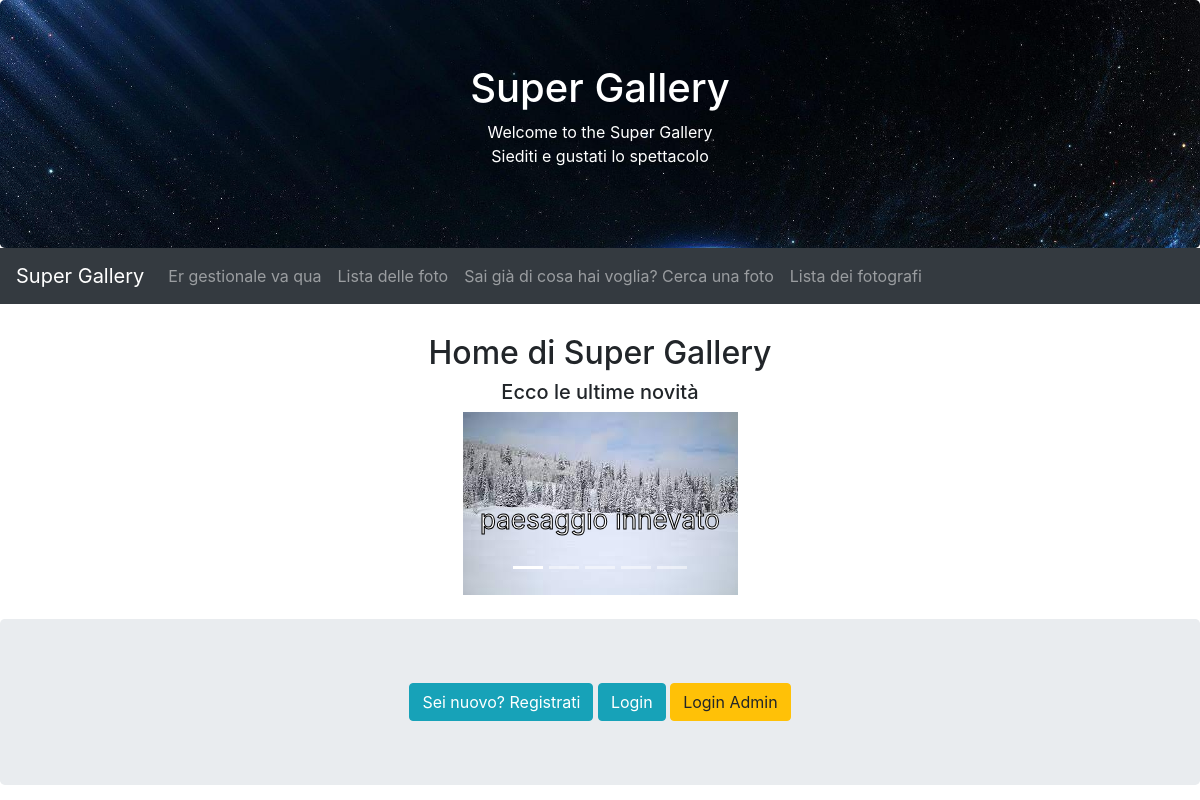
The page / on the database its author committed.
### APPfoto/models.py (models this page shows, shortened)
class Foto(models.Model):
    COLOUR_CHOICES = [
        ("Black", "Black"),
        ("Dark Blue", "Dark Blue"),
        ("Green", "Green"),
        ("Grey", "Grey"),
        ("Light Blue", "Light Blue"),
        ("Orange", "Orange"),
        ("Pink", "Pink"),
        ("Purple", "Purple"),
        ("Red", "Red"),
        ("White", "White"),
        ("Yellow", "Yellow"),
    ]
    name = models.CharField(max_length=50, default="No name Given")
    main_colour = models.CharField(max_length=100, choices=COLOUR_CHOICES)
    landscape = models.BooleanField()
    actual_photo = models.ImageField(upload_to='uploads/')
    artist = models.ForeignKey(User, on_delete=models.CASCADE, default=0)
    price = models.DecimalField(verbose_name="prezzo", max_digits=5, decimal_places=2, default=0.00)
    creation_date = models.DateTimeField(auto_now_add=True)

### foto_commerce/views.py (the view)
# urls.py: 2. Add a URL to urlpatterns:  path('', views.home, name='home')
def home(request):
    recent_photos = Foto.objects.order_by('-creation_date')[:5]  # 5 FOTO PIÙ NUOVE NEL CAROSELLO
    context = {'recent_photos': recent_photos}
    return render(request, 'home.html', context)

### foto_commerce/templates/home.html (shortened to what this page needs)
{% extends 'base.html' %}
{% load static %}
{% block header1 %}
  <h1>Super Gallery</h1>
  <p>Welcome to the Super Gallery
    <br>
    Siediti e gustati lo spettacolo </p>
{% endblock %}
{% block content %}
<h2>Home di Super Gallery</h2>
<h5>Ecco le ultime novità </h5>
<div id="recent-photos-carousel" class="carousel slide" data-ride="carousel">
  <ol class="carousel-indicators">
    {% for foto in recent_photos %}
    <li data-target="#recent-photos-carousel" data-slide-to="{{ forloop.counter0 }}" {% if forloop.first %}class="active"{% endif %}></li>
    {% endfor %}
  </ol>
  <div class="carousel-inner">
    {% for foto in recent_photos %}
    <div class="carousel-item {% if forloop.first %}active{% endif %}">
      <img src="media/{{ foto.actual_photo }}" alt="{{ foto.name }}">
      <div class="carousel-caption">
      <p style="color: white; -webkit-text-stroke: 1px black; text-stroke: 0px black; font-size: 26px;">{{ foto.name }}</p>
    </div>
    </div>
    {% endfor %}
  </div>
  <a class="carousel-control-prev" href="#recent-photos-carousel" role="button" data-slide="prev">
    <span class="carousel-control-prev-icon" aria-hidden="true"></span>
  </a>
  <a class="carousel-control-next" href="#recent-photos-carousel" role="button" data-slide="next">
    <span class="carousel-control-next-icon" aria-hidden="true"></span>
  </a>
</div>
{% endblock %}

### rows shown on the page
Foto: actual_photo (picture), name "paesaggio innevato"
